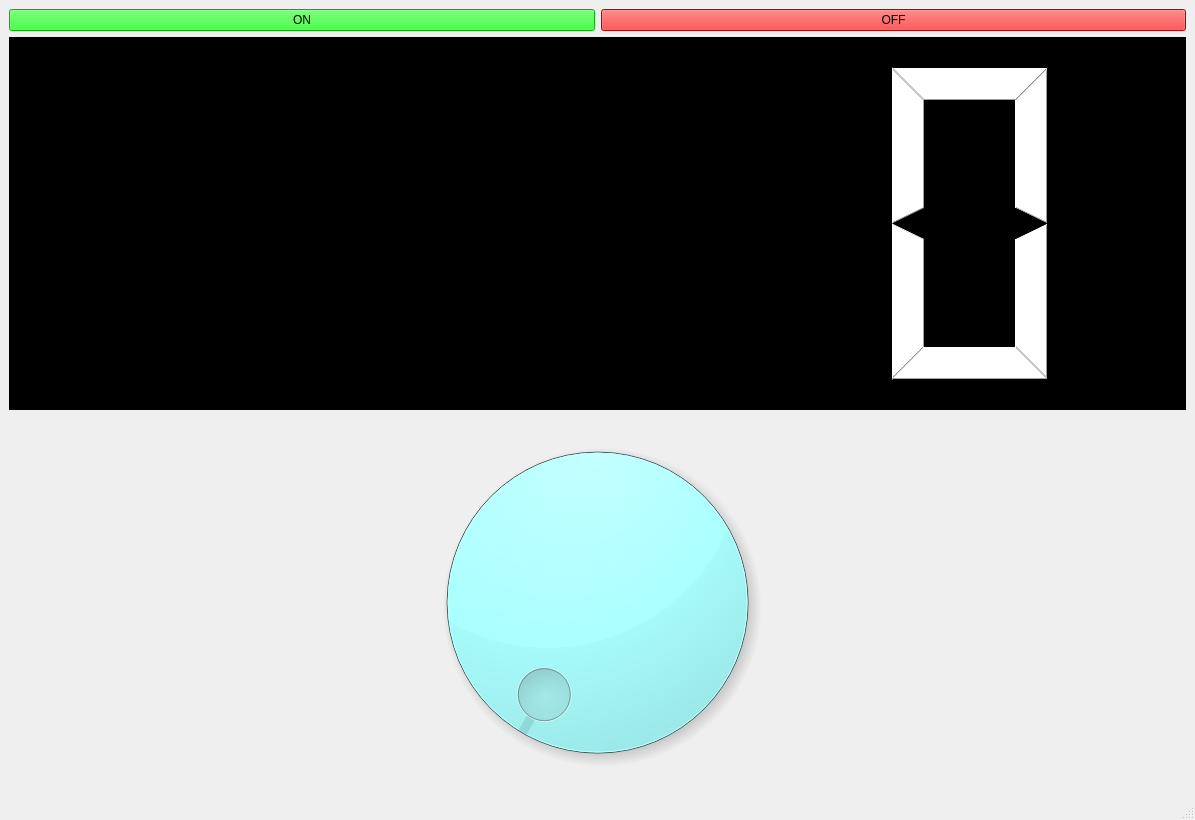
<?xml version="1.0" encoding="UTF-8"?>
<ui version="4.0">
 <class>MainWindow</class>
 <widget class="QMainWindow" name="MainWindow">
  <property name="geometry">
   <rect>
    <x>0</x>
    <y>0</y>
    <width>1195</width>
    <height>820</height>
   </rect>
  </property>
  <property name="windowTitle">
   <string>MainWindow</string>
  </property>
  <widget class="QWidget" name="centralwidget">
   <layout class="QVBoxLayout" name="verticalLayout">
    <item>
     <layout class="QGridLayout" name="gridLayout">
      <item row="1" column="0" colspan="2">
       <widget class="QLCDNumber" name="lcdNumber">
        <property name="styleSheet">
         <string notr="true">background-color: rgb(0, 0, 0);
color: rgb(255, 255, 255);</string>
        </property>
       </widget>
      </item>
      <item row="0" column="0">
       <widget class="QPushButton" name="onBtn">
        <property name="sizePolicy">
         <sizepolicy hsizetype="Minimum" vsizetype="Fixed">
          <horstretch>0</horstretch>
          <verstretch>0</verstretch>
         </sizepolicy>
        </property>
        <property name="styleSheet">
         <string notr="true">background-color: rgb(0, 255, 0);
font: 700 12pt &quot;맑은 고딕&quot;;
color: rgb(0, 0, 0);</string>
        </property>
        <property name="text">
         <string>ON</string>
        </property>
       </widget>
      </item>
      <item row="0" column="1">
       <widget class="QPushButton" name="offBtn">
        <property name="sizePolicy">
         <sizepolicy hsizetype="Minimum" vsizetype="Minimum">
          <horstretch>0</horstretch>
          <verstretch>0</verstretch>
         </sizepolicy>
        </property>
        <property name="styleSheet">
         <string notr="true">background-color: rgb(255, 0, 0);
color: rgb(0, 0, 0);
font: 700 12pt &quot;맑은 고딕&quot;;</string>
        </property>
        <property name="text">
         <string>OFF</string>
        </property>
       </widget>
      </item>
      <item row="3" column="0" colspan="2">
       <widget class="QDial" name="dial">
        <property name="styleSheet">
         <string notr="true">background-color: rgb(170, 255, 255);</string>
        </property>
       </widget>
      </item>
     </layout>
    </item>
   </layout>
  </widget>
  <widget class="QMenuBar" name="menubar">
   <property name="geometry">
    <rect>
     <x>0</x>
     <y>0</y>
     <width>1195</width>
     <height>22</height>
    </rect>
   </property>
  </widget>
  <widget class="QStatusBar" name="statusbar"/>
 </widget>
 <resources/>
 <connections>
  <connection>
   <sender>onBtn</sender>
   <signal>clicked()</signal>
   <receiver>MainWindow</receiver>
   <slot>on_click()</slot>
   <hints>
    <hint type="sourcelabel">
     <x>338</x>
     <y>49</y>
    </hint>
    <hint type="destinationlabel">
     <x>5</x>
     <y>105</y>
    </hint>
   </hints>
  </connection>
  <connection>
   <sender>offBtn</sender>
   <signal>clicked()</signal>
   <receiver>MainWindow</receiver>
   <slot>off_click()</slot>
   <hints>
    <hint type="sourcelabel">
     <x>800</x>
     <y>49</y>
    </hint>
    <hint type="destinationlabel">
     <x>1189</x>
     <y>68</y>
    </hint>
   </hints>
  </connection>
  <connection>
   <sender>dial</sender>
   <signal>valueChanged(int)</signal>
   <receiver>MainWindow</receiver>
   <slot>valueChange()</slot>
   <hints>
    <hint type="sourcelabel">
     <x>873</x>
     <y>492</y>
    </hint>
    <hint type="destinationlabel">
     <x>6</x>
     <y>509</y>
    </hint>
   </hints>
  </connection>
 </connections>
 <slots>
  <slot>on_click()</slot>
  <slot>off_click()</slot>
  <slot>valueChange()</slot>
  <slot>slot2()</slot>
 </slots>
</ui>
